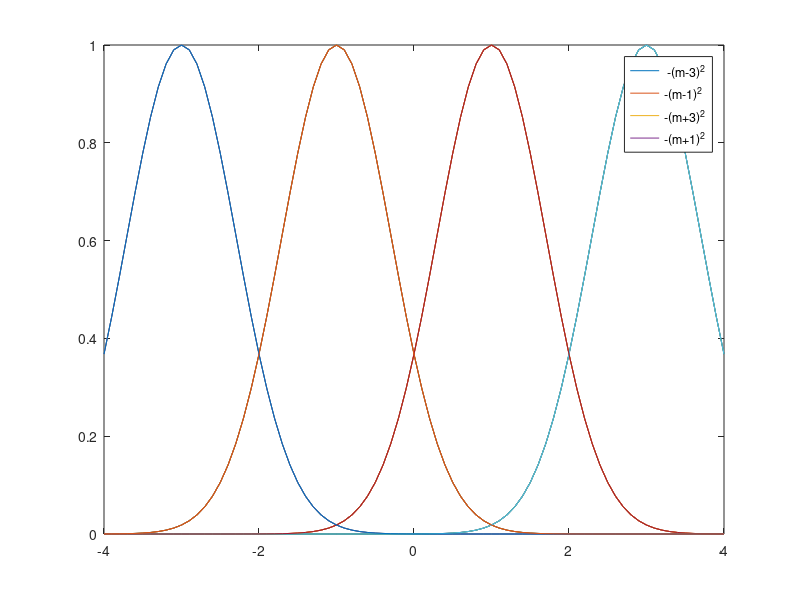

Recreate this plot in MATLAB.
close all; clear all;

m = -4:0.1:4;
y1 = exp(-(m+1).^2);
y2 = exp(-(m-1).^2);
y3 = exp(-(m+3).^2);
y4 = exp(-(m-3).^2);

plot(m,y1); hold on;
plot(m,y2); hold on;
plot(m,y3); hold on;
plot(m,y4); hold on;

legend(' -(m+1)^2','-(m+3)^2','-(m-1)^2','-(m-3)^2');
fprintf( "--------------------b0 = 1------------------------ \n")
if (y1(10) > y2(10))    fprintf( "<-2 : exp(-(m+1).^2) \n");
else                    fprintf( "<-2 : exp(-(m-1).^2) \n"); end

if (y1(30) > y2(30))    fprintf( "<0 : exp(-(m+1).^2) \n");
else                    fprintf( "<0 : exp(-(m-1).^2) \n"); end

if (y1(50) > y2(50))    fprintf( "<2 : exp(-(m+1).^2) \n");
else                    fprintf( "<2 : exp(-(m-1).^2) \n"); end

if (y1(70) > y2(70))    fprintf( ">2 : exp(-(m+1).^2) \n");
else                    fprintf( ">2 : exp(-(m-1).^2) \n"); end
%
fprintf( "--------------------b0 = 0------------------------ \n");
if (y3(10) > y4(10))    fprintf( "<-2 : exp(-(m+3).^2) \n");
else                    fprintf( "<-2 : exp(-(m-3).^2) \n"); end

if (y3(30) > y4(30))    fprintf( "<0 : exp(-(m+3).^2) \n");
else                    fprintf( "<0 : exp(-(m-3).^2) \n"); end

if (y3(50) > y4(50))    fprintf( "<2 : exp(-(m+3).^2) \n");
else                    fprintf( "<2 : exp(-(m-3).^2) \n"); end

if (y3(70) > y4(70))    fprintf( ">2 : exp(-(m+3).^2) \n");
else                    fprintf( ">2 : exp(-(m-3).^2) \n"); end   

m = -4:0.1:4;
y1 = exp(-(m+1).^2);
y2 = exp(-(m+3).^2);
y3 = exp(-(m-1).^2);
y4 = exp(-(m-3).^2);

plot(m,y1); hold on;
plot(m,y2); hold on;
plot(m,y3); hold on;
plot(m,y4); hold on;

legend(' -(m+1)^2','-(m+3)^2','-(m-1)^2','-(m-3)^2');
fprintf( "--------------------b1 = 1------------------------ \n")
if (y1(10) > y2(10))    fprintf( "<-2 : exp(-(m+1).^2) \n");
else                    fprintf( "<-2 : exp(-(m+3).^2) \n"); end

if (y1(30) > y2(30))    fprintf( "<0 : exp(-(m+1).^2) \n");
else                    fprintf( "<0 : exp(-(m+3).^2) \n"); end

if (y1(50) > y2(50))    fprintf( "<2 : exp(-(m+1).^2) \n");
else                    fprintf( "<2 : exp(-(m+3).^2) \n"); end

if (y1(70) > y2(70))    fprintf( ">2 : exp(-(m+1).^2) \n");
else                    fprintf( ">2 : exp(-(m+3).^2) \n"); end
%
fprintf( "--------------------b1 = 0------------------------ \n");
if (y3(10) > y4(10))    fprintf( "<-2 : exp(-(m-1).^2) \n");
else                    fprintf( "<-2 : exp(-(m-3).^2) \n"); end

if (y3(30) > y4(30))    fprintf( "<0 : exp(-(m-1).^2) \n");
else                    fprintf( "<0 : exp(-(m-3).^2) \n"); end

if (y3(50) > y4(50))    fprintf( "<2 : exp(-(m-1).^2) \n");
else                    fprintf( "<2 : exp(-(m-3).^2) \n"); end

if (y3(70) > y4(70))    fprintf( ">2 : exp(-(m-1).^2) \n");
else                    fprintf( ">2 : exp(-(m-3).^2) \n"); end

m = -4:0.1:4;
y1 = exp(-(m+1).^2);
y2 = exp(-(m-1).^2);
y3 = exp(-(m+3).^2);
y4 = exp(-(m-3).^2);

plot(m,y1); hold on;
plot(m,y2); hold on;
plot(m,y3); hold on;
plot(m,y4); hold on;

legend(' -(m+1)^2','-(m+3)^2','-(m-1)^2','-(m-3)^2');
fprintf( "--------------------b2 = 1------------------------ \n")
if (y1(10) > y2(10))    fprintf( "<-2 : exp(-(m+1).^2) \n");
else                    fprintf( "<-2 : exp(-(m-1).^2) \n"); end

if (y1(30) > y2(30))    fprintf( "<0 : exp(-(m+1).^2) \n");
else                    fprintf( "<0 : exp(-(m-1).^2) \n"); end

if (y1(50) > y2(50))    fprintf( "<2 : exp(-(m+1).^2) \n");
else                    fprintf( "<2 : exp(-(m-1).^2) \n"); end

if (y1(70) > y2(70))    fprintf( ">2 : exp(-(m+1).^2) \n");
else                    fprintf( ">2 : exp(-(m-1).^2) \n"); end
%
fprintf( "--------------------b2 = 0------------------------ \n");
if (y3(10) > y4(10))    fprintf( "<-2 : exp(-(m+3).^2) \n");
else                    fprintf( "<-2 : exp(-(m-3).^2) \n"); end

if (y3(30) > y4(30))    fprintf( "<0 : exp(-(m+3).^2) \n");
else                    fprintf( "<0 : exp(-(m-3).^2) \n"); end

if (y3(50) > y4(50))    fprintf( "<2 : exp(-(m+3).^2) \n");
else                    fprintf( "<2 : exp(-(m-3).^2) \n"); end

if (y3(70) > y4(70))    fprintf( ">2 : exp(-(m+3).^2) \n");
else                    fprintf( ">2 : exp(-(m-3).^2) \n"); end    

m = -4:0.1:4;
y1 = exp(-(m-3).^2);
y2 = exp(-(m-1).^2);
y3 = exp(-(m+3).^2);
y4 = exp(-(m+1).^2);

plot(m,y1); hold on;
plot(m,y2); hold on;
plot(m,y3); hold on;
plot(m,y4); hold on;

legend(' -(m-3)^2','-(m-1)^2','-(m+3)^2','-(m+1)^2');
fprintf( "--------------------b3 = 1------------------------ \n")
if (y1(10) > y2(10))    fprintf( "<-2 : exp(-(m-3).^2) \n");
else                    fprintf( "<-2 : exp(-(m-1).^2) \n"); end

if (y1(30) > y2(30))    fprintf( "<0 : exp(-(m-3).^2) \n");
else                    fprintf( "<0 : exp(-(m-1).^2) \n"); end

if (y1(50) > y2(50))    fprintf( "<2 : exp(-(m-3).^2) \n");
else                    fprintf( "<2 : exp(-(m-1).^2) \n"); end

if (y1(70) > y2(70))    fprintf( ">2 : exp(-(m-3).^2) \n");
else                    fprintf( ">2 : exp(-(m-1).^2) \n"); end
%
fprintf( "--------------------b3 = 0------------------------ \n");
if (y3(10) > y4(10))    fprintf( "<-2 : exp(-(m+3).^2) \n");
else                    fprintf( "<-2 : exp(-(m+1).^2) \n"); end

if (y3(30) > y4(30))    fprintf( "<0 : exp(-(m+3).^2) \n");
else                    fprintf( "<0 : exp(-(m+1).^2) \n"); end

if (y3(50) > y4(50))    fprintf( "<2 : exp(-(m+3).^2) \n");
else                    fprintf( "<2 : exp(-(m+1).^2) \n"); end

if (y3(70) > y4(70))    fprintf( ">2 : exp(-(m+3).^2) \n");
else                    fprintf( ">2 : exp(-(m+1).^2) \n"); end     